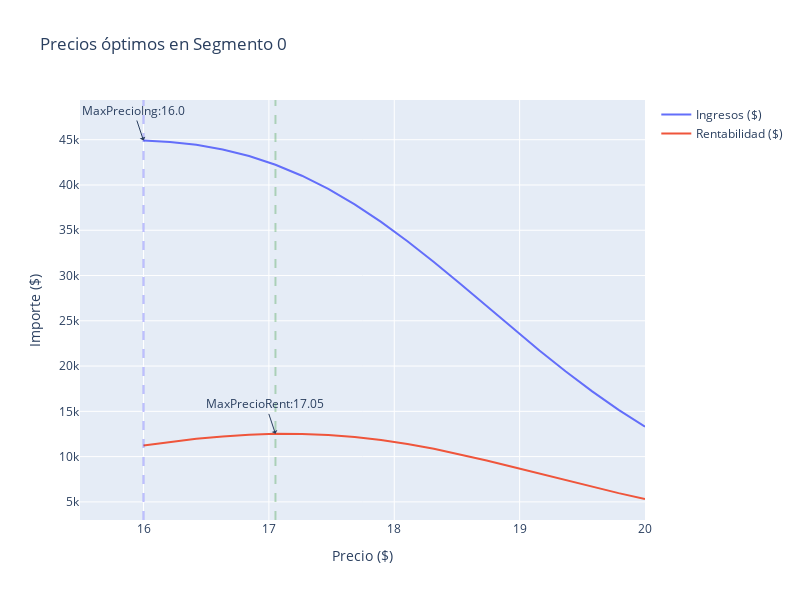

The code cell stored with this chart in its notebook:
### Code cell
fig = go.Figure()

# Se agrega el precio máximo de ingreso
fig.add_trace(go.Scatter(x=df_elasticidad['irr'], y=df_elasticidad['ingresos_seg0'], name='Ingresos ($)'))
# Se agrega la etiqueta
fig.add_annotation(x=float(max_ing_seg0['irr']), y=float(max_ing_seg0['ingresos_seg0']),
                                  text="MaxPrecioIng:"+str(float(max_ing_seg0['irr'].round(2))),
                                  showarrow=True,
                                  arrowhead=1)
# Se agrega la recta del precio máximo
fig.add_vline(x=float(max_ing_seg0['irr']), line_width=2, line_dash="dash",
                             line_color="blue", opacity=0.25)

# Se agrega el precio máximo de rentabilidad
fig.add_trace(go.Scatter(x=df_elasticidad['irr'], y=df_elasticidad['rentabilidad_seg0'], name='Rentabilidad ($)'))
# Se agrega la etiqueta
fig.add_annotation(x=float(max_ren_seg0['irr']), y=float(max_ren_seg0['rentabilidad_seg0']),
                                  text="MaxPrecioRent:"+str(float(max_ren_seg0['irr'].round(2))),
                                  showarrow=True,
                                  arrowhead=1)
# Se agrega la recta del precio máximo
fig.add_vline(x=float(max_ren_seg0['irr']), line_width=2, line_dash="dash",
                             line_color="green", opacity=0.25)

# # Agregamos la línea de restricción: Costo
# fig.add_vline(x=float(df_elasticidad['costo'].mean()), line_width=2, line_dash="dash",
#                              line_color="orange", opacity=0.5)

# Configuración del gráfico
fig.update_layout(
    showlegend=True,
    width=800,
    height=600,
    xaxis_title="Precio ($)",
    yaxis_title="Importe ($)",
    title="Precios óptimos en Segmento 0")

### Figure 1 — Plotly figure (JSON) as saved in the notebook; plotly's stock layout.template omitted (floating-point values rounded to 4 significant figures)
{"data": [{"name": "Ingresos ($)", "type": "scatter", "x": [16, 16.21, 16.42, 16.63, 16.84, 17.05, 17.26, 17.47, 17.68, 17.89, 18.11, 18.32, 18.53, 18.74, 18.95, 19.16, 19.37, 19.58, 19.79, 20], "y": [44910.0, 44760.0, 44430.0, 43920.0, 43190.0, 42230.0, 41020.0, 39560.0, 37860.0, 35920.0, 33790.0, 31490.0, 29080.0, 26620.0, 24150.0, 21730.0, 19400.0, 17210.0, 15170.0, 13300.0]}, {"name": "Rentabilidad ($)", "type": "scatter", "x": [16, 16.21, 16.42, 16.63, 16.84, 17.05, 17.26, 17.47, 17.68, 17.89, 18.11, 18.32, 18.53, 18.74, 18.95, 19.16, 19.37, 19.58, 19.79, 20], "y": [11230.0, 11620.0, 11960.0, 12230.0, 12420.0, 12510.0, 12510.0, 12390.0, 12170.0, 11830.0, 11390.0, 10860.0, 10240.0, 9570.0, 8854.0, 8119.0, 7382.0, 6662.0, 5971.0, 5320.0]}], "layout": {"annotations": [{"arrowhead": 1, "showarrow": true, "text": "MaxPrecioIng:16.0", "x": 16, "y": 44910.0}, {"arrowhead": 1, "showarrow": true, "text": "MaxPrecioRent:17.05", "x": 17.05, "y": 12510.0}], "height": 600, "shapes": [{"line": {"color": "blue", "dash": "dash", "width": 2}, "opacity": 0.25, "type": "line", "x0": 16, "x1": 16, "xref": "x", "y0": 0, "y1": 1, "yref": "y domain"}, {"line": {"color": "green", "dash": "dash", "width": 2}, "opacity": 0.25, "type": "line", "x0": 17.05, "x1": 17.05, "xref": "x", "y0": 0, "y1": 1, "yref": "y domain"}], "showlegend": true, "title": {"text": "Precios óptimos en Segmento 0"}, "width": 800, "xaxis": {"title": {"text": "Precio ($)"}}, "yaxis": {"title": {"text": "Importe ($)"}}}}
